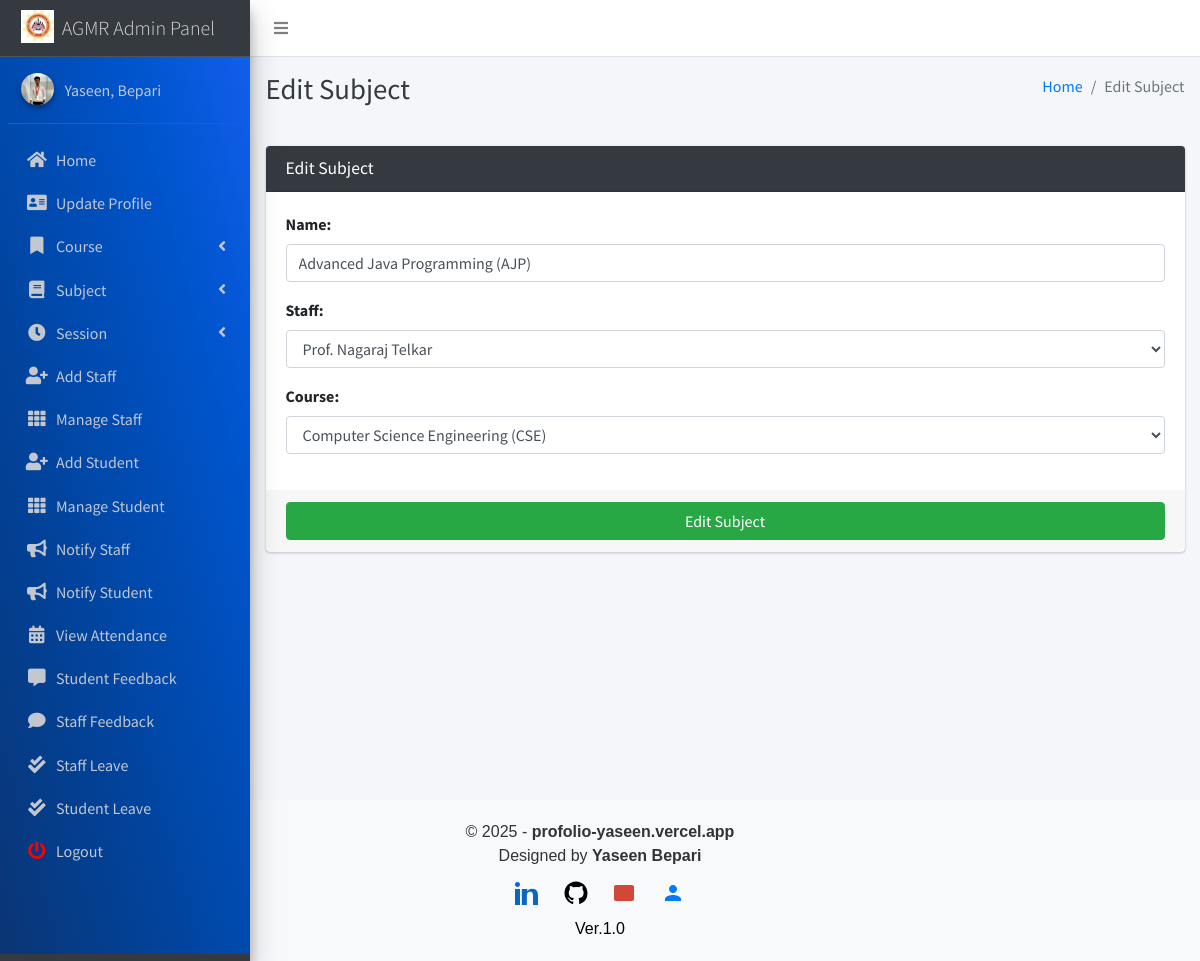
/subject/edit/1 (signed in), run on the app's committed database.
### main_app/models.py (models this page shows, shortened)
class CustomUser(AbstractUser):
    USER_TYPE = ((1, "HOD"), (2, "Staff"), (3, "Student"))
    GENDER = [("M", "Male"), ("F", "Female")]
    username = None  # Removed username, using email instead
    email = models.EmailField(unique=True)
    user_type = models.CharField(default=1, choices=USER_TYPE, max_length=1)
    gender = models.CharField(max_length=1, choices=GENDER)
    profile_pic = models.ImageField()
    address = models.TextField()
    fcm_token = models.TextField(default="")  # For firebase notifications
    created_at = models.DateTimeField(auto_now_add=True)
    updated_at = models.DateTimeField(auto_now=True)
    USERNAME_FIELD = "email"
    REQUIRED_FIELDS = []
    objects = CustomUserManager()
    def __str__(self):
        return self.last_name + ", " + self.first_name

class Subject(models.Model):
    name = models.CharField(max_length=120)
    staff = models.ForeignKey(Staff,on_delete=models.CASCADE,)
    course = models.ForeignKey(Course, on_delete=models.CASCADE)
    updated_at = models.DateTimeField(auto_now=True)
    created_at = models.DateTimeField(auto_now_add=True)

### main_app/hod_views.py (the view, shortened to what this page needs)
def edit_subject(request, subject_id):
    instance = get_object_or_404(Subject, id=subject_id)
    form = SubjectForm(request.POST or None, instance=instance)
    context = {
        'form': form,
        'subject_id': subject_id,
        'page_title': 'Edit Subject'
    }
    return render(request, 'hod_template/edit_subject_template.html', context)

### main_app/forms.py
class SubjectForm(FormSettings):
    def __init__(self, *args, **kwargs):
        super(SubjectForm, self).__init__(*args, **kwargs)
    class Meta:
        model = Subject
        fields = ['name', 'staff', 'course']

### main_app/models.py (called while the page is built)
    def __str__(self):
        return self.name

    def __str__(self):
        return self.admin.last_name + " " + self.admin.first_name

### main_app/templates/hod_template/edit_subject_template.html
{% extends 'main_app/base.html' %}
{% load static %}
{% block page_title %}{{page_title}}{% endblock page_title %}
{% block content %}
<section class="content">
    <div class="container-fluid">
        <div class="row">
            <div class="col-md-12">
                <div class="card card-dark">
                    <div class="card-header">
                        <h3 class="card-title">{{page_title}}</h3>
                    </div>
                    {% include "main_app/form_template.html" with messages=messages  form=form button_text="Edit Subject"%}
                </div>
            </div>
        </div>
    </div>
</section>
{% endblock content %}

### main_app/templates/main_app/sidebar_template.html (shortened to what this page needs)
{% load static %}
<aside class="main-sidebar sidebar-dark-info elevation-4">
    {% if request.user.user_type == '1' %}
    <a href="{% url 'admin_home' %}" class="brand-link">
        <img src="{% static 'dist/img/agm logo.jpg' %} " alt="AGMR LOGO"
            class="brand-image " >
        <span class="brand-text font-weight-light" >AGMR Admin Panel</span>
    </a>
    <div class="sidebar" style="background-image: linear-gradient(to right top, #0b3574, #033f91, #004aae, #0054cc, #125eeb);">
        <div class="user-panel mt-3 pb-3 mb-3 d-flex">
            <div class="image">
                <img src="{{ request.user.profile_pic}}" class="img-circle elevation-2" alt="User Image">
            </div>
            <div class="info">
                <a href="#" class="d-block">{{user}}</a>
            </div>
        </div>
        <nav class="mt-2">
            <ul class="nav nav-pills nav-sidebar flex-column" data-widget="treeview" role="menu" data-accordion="false">
                <li class="nav-item">
                    {% url 'admin_home' as admin_home %}
                    <a href="{{admin_home}}" class="nav-link {% if admin_home == request.path %} active {% endif %}">
                        <i class="nav-icon fas fa-home"></i>
                        <p>
                            Home
                        </p>
                    </a>
                </li>
                <li class="nav-item">
                    {% url 'admin_view_profile' as admin_view_profile %}
                    <a href="{{admin_view_profile}}"
                        class="nav-link {% if admin_view_profile == request.path %} active {% endif %}">
                        <i class="nav-icon fas fa-address-card"></i>
                        <p>
                            Update Profile
                        </p>
                    </a>
                </li>
                <li class="nav-item has-treeview">
                    <a href="#" class="nav-link" >
                        <i class="nav-icon fas fa-bookmark"></i>
                        <p>
                            Course
                            <i class="fas fa-angle-left right"></i>
                        </p>
                    </a>
                </li>
                <li class="nav-item has-treeview">
                    <a href="#" class="nav-link">
                        <i class="nav-icon fas fa-book"></i>
                        <p>
                            Subject
                            <i class="fas fa-angle-left right"></i>
                        </p>
                    </a>
                </li>
                <li class="nav-item has-treeview">
                    <a href="#" class="nav-link">
                        <i  class="nav-icon fas fa-clock"></i>
                        <p>
                            Session
                            <i class="fas fa-angle-left right"></i>
                        </p>
                    </a>
                </li>
                <li class="nav-item">
                    {% url 'add_staff' as add_staff %}
                    <a href="{{add_staff}}" class="nav-link {% if add_staff == request.path %} active {% endif %}">
                        <i class="nav-icon fas fa-user-plus"></i>
                        <p>
                            Add Staff
                        </p>
                    </a>
                </li>
                <li class="nav-item">
                    {% url 'manage_staff' as manage_staff %}
                    {% url 'edit_staff' staff_id as edit_staff %}
                    <a href="{{manage_staff}}"
                        class="nav-link {% if manage_staff == request.path or request.path == edit_staff %} active {% endif %}">
                        <i class="nav-icon fas fa-th"></i>
                        <p>
                            Manage Staff
                        </p>
                    </a>
                </li>
                <li class="nav-item">
                    {% url 'add_student' as add_student%}
                    <a href="{{add_student}}" class="nav-link  {% if add_student == request.path %} active {% endif %}">
                        <i class="nav-icon fas fa-user-plus"></i>
                        <p>
                            Add Student
                        </p>
                    </a>
                </li>
                <li class="nav-item">
                    {% url 'manage_student' as manage_student %}
                    {% url 'edit_student' student_id as edit_student %}
                    <a href="{{manage_student}}"
                        class="nav-link  {% if edit_student == request.path or manage_student == request.path %} active {% endif %}">
                        <i class="nav-icon fas fa-th"></i>
                        <p>
                            Manage Student
                        </p>
                    </a>
                </li>
                <li class="nav-item">
                    {% url 'admin_notify_staff' as admin_notify_staff %}
                    <a href="{{admin_notify_staff}}"
                        class="nav-link {% if admin_notify_staff == request.path %} active {% endif %}">
                        <i class="nav-icon fas fa-bullhorn"></i>
                        <p>
                            Notify Staff
                        </p>
                    </a>
                </li>
                <li class="nav-item">
                    {% url 'admin_notify_student' as admin_notify_student %}
                    <a href="{{admin_notify_student}}"
                        class="nav-link {% if admin_notify_student == request.path %} active {% endif %}">
                        <i class="nav-icon fas fa-bullhorn"></i>
                        <p>
                            Notify Student
                        </p>
                    </a>
                </li>
                <li class="nav-item">
                    {% url 'admin_view_attendance' as admin_view_attendance %}
                <li class="nav-item">
                    <a href="{{admin_view_attendance}}"
                        class="nav-link  {% if admin_view_attendance == request.path %} active {% endif %}">
                        <i class="nav-icon fas fa-calendar-alt"></i>
                        <p>
                            View Attendance
                        </p>
                    </a>
                </li>
                <li class="nav-item">
                    {% url 'student_feedback_message' as student_feedback_message %}
                    <a href="{{ student_feedback_message }}"
                        class="nav-link  {% if student_feedback_message == request.path %} active {% endif %}">
                        <i class="nav-icon fas fa-comment-alt"></i>
                        <p>
                            Student Feedback
                        </p>
                    </a>
                </li>
                <li class="nav-item">
                    {% url 'staff_feedback_message' as staff_feedback_message %}
                    <a href="{{staff_feedback_message}}"
                        class="nav-link   {% if staff_feedback_message == request.path %} active {% endif %}">
                        <i  class="nav-icon fas fa-comment"></i>
                        <p>
                            Staff Feedback
                        </p>
                    </a>
                </li>
                <li class="nav-item">
                    {% url 'view_staff_leave' as view_staff_leave %}
                    <a href="{{view_staff_leave}}"
                        class="nav-link  {% if view_staff_leave == request.path %} active {% endif %}">
                        <i  class="nav-icon fas fa-check-double"></i>
                        <p>
                            Staff Leave
                        </p>
                    </a>
                </li>
                <li class="nav-item">
                    {% url 'view_student_leave' as view_student_leave %}
                    <a href="{% url 'view_student_leave' %}"
                        class="nav-link  {% if view_student_leave == request.path %} active {% endif %}">
                        <i  class="nav-icon fas fa-check-double"></i>
                        <p>
                            Student Leave
                        </p>
                    </a>
                </li>
                                        {% endif %}
                                        <li class="nav-item">
                                            <a href="{% url 'user_logout' %}"
                                                onclick="return confirm('Your session would be terminated.\n\nProceed?')"
                                                class="nav-link">
                                                <i  style="color: #ff0000"  class="nav-icon fas fa-power-off"></i>
                                                <p>
                                                    Logout
                                                </p>
                                            </a>
                                        </li>
                                    </ul>
                                </nav>
                            </div>
</aside>

### main_app/templates/main_app/form_template.html (shortened to what this page needs)
<form role="form" method="POST" enctype="multipart/form-data">
    <div class="card-body">
        {% for field in form  %}
        <div class="form-group">
            {{field.label_tag}}
            {{field}}
        </div>
        {% endfor %}
    </div>
    <div class="card-footer">
        <button type="submit" class="btn btn-success btn-block">
            {% if button_text %}
            {{button_text}}
            {% else %}
            Submit
            {% endif %}
        </button>
    </div>
</form>

### data on the page
CustomUser: last_name+first_name "Yaseen, Bepari"
Subject: form "Advanced Java Programming (AJP)" "Prof. Nagaraj Telkar" "Computer Science Engineering (CSE)"

### other printed values
{{ page_title }} "Edit Subject"
{{ field.label_tag }} "Name:" "Staff:" "Course:"
{{ button_text }} "Edit Subject"
